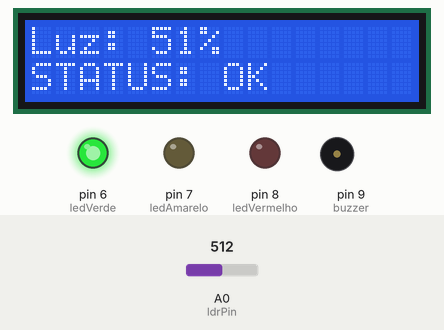
Recording of a sketch running on a simulated Arduino Uno, built with avr-gcc and run on an emulated ATmega328P. Shown: 16×2 character LCD, output pins drawn as LEDs (lit = HIGH), buzzer (waves = sounding). Inputs (shaded band) come from the test bench; at power-on: A0 (ldrPin) = 512. What the sketch prints to the serial monitor is not drawn.

Above: at 9.7 s.
9.8 s: A0 (ldrPin) set to 250
At 10.6 s:
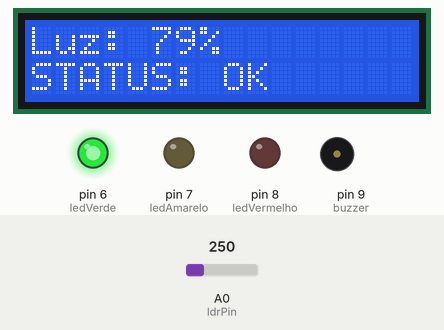
11.8 s: A0 (ldrPin) set to 229
At 12.5 s:
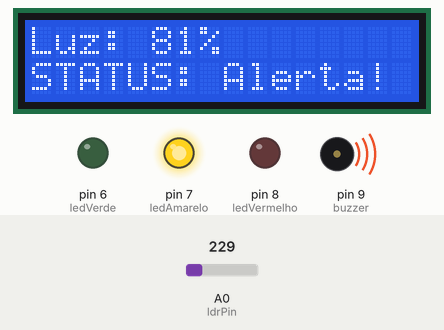
13.4 s: A0 (ldrPin) set to 160
At 16.1 s:
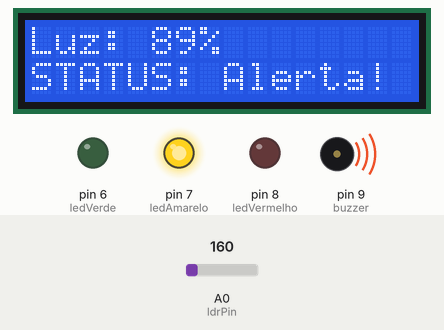
16.4 s: A0 (ldrPin) set to 134
At 19.3 s:
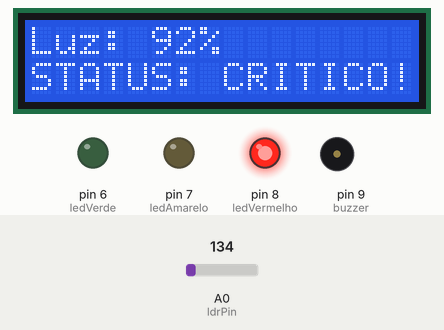
19.4 s: A0 (ldrPin) set to 511
At 20.0 s:
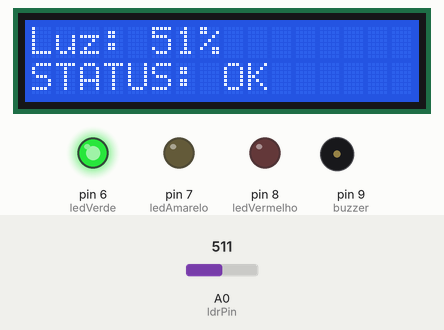
Timing chart, 0 to 22.0 s (numbered marks = the images above; inputs shaded):
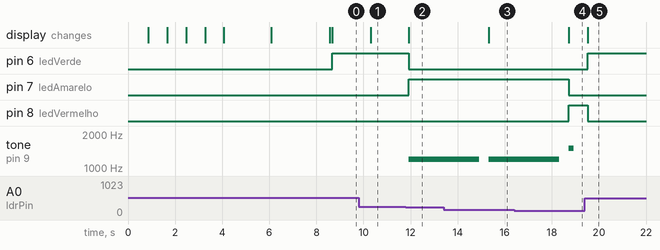

Measured:
- the behaviour switches between 238 and 237 on A0 (ldrPin) (found by bisection; images 1 and 2)
- the behaviour switches between 146 and 145 on A0 (ldrPin) (found by bisection; images 3 and 4)
- after the input at 9.8 s, the display: changes after 0.50 s (image 1)
- after the input at 11.8 s, pin 6 (ledVerde): HIGH → LOW after 0.12 s; pin 7 (ledAmarelo): LOW → HIGH after 0.12 s; tone on pin 9 (buzzer): silent → 1200 Hz after 0.12 s; the display: changes after 0.12 s (image 2)
- after the input at 13.4 s, the display: changes after 1.9 s (image 3)
- after the input at 16.4 s, pin 7 (ledAmarelo): HIGH → LOW after 2.3 s; pin 8 (ledVermelho): LOW → HIGH after 2.3 s; the display: changes after 2.3 s (image 4)
- after the input at 19.4 s, pin 6 (ledVerde): LOW → HIGH after 0.13 s; pin 8 (ledVermelho): HIGH → LOW after 0.13 s; tone on pin 9 (buzzer): stops changing and stays silent; the display: changes after 0.13 s (image 5)

The sketch:

Arduino.ino
```cpp
// Biblioteca para controlar o display LCD
#include <LiquidCrystal.h>

// Define os pinos do LCD: RS, Enable, D4, D5, D6, D7
LiquidCrystal lcd(12, 11, 10, 5, 4, 3, 2);

// Pino analógico onde o LDR está conectado
int ldrPin = A0;

// Pinos dos LEDs indicadores de status
int ledVerde = 6;    // LED verde: ambiente OK
int ledAmarelo = 7;  // LED amarelo: nível de alerta
int ledVermelho = 8; // LED vermelho: nível crítico

// Pino do buzzer para alertas sonoros
int buzzer = 9;

// Caractere personalizado: ícone de garrafa de vinho
byte garrafa[8] = {
  B00100,B00100,B01110,B01110,
  B01110,B01110,B01110,B00100
};

// Caractere personalizado: taça vazia
byte tacaVazia[8] = {
  B00000,B01010,B01010,B01010,
  B01010,B00100,B00100,B01010
};

// Caractere personalizado: vinho caindo (animação)
byte vinhoCaindo[8] = {
  B00100,B00100,B00100,B00100,
  B00100,B00100,B00100,B00100
};

// Caractere personalizado: taça com vinho pela metade
byte tacaMeio[8] = {
  B00000,B01110,B01010,B01010,
  B01010,B00100,B00100,B01010
};

// Caractere personalizado: taça cheia de vinho
byte tacaCheia[8] = {
  B00000,B01110,B01110,B01110,
  B01110,B00100,B00100,B01010
};

void setup()
{
  // Inicializa o LCD com 16 colunas e 2 linhas
  lcd.begin(16, 2);

  // Inicializa a comunicação serial para debug
  Serial.begin(9600);

  // Configura os pinos dos LEDs e buzzer como saída
  pinMode(ledVerde, OUTPUT);
  pinMode(ledAmarelo, OUTPUT);
  pinMode(ledVermelho, OUTPUT);
  pinMode(buzzer, OUTPUT);

  // Registra os caracteres personalizados na memória do LCD (slots 0 a 4)
  lcd.createChar(0, garrafa);
  lcd.createChar(1, tacaVazia);
  lcd.createChar(2, vinhoCaindo);
  lcd.createChar(3, tacaMeio);
  lcd.createChar(4, tacaCheia);

  // --- Animação de boas-vindas ---

  // Exibe o nome da vinheria
  lcd.setCursor(2, 0);
  lcd.print("Vinheria");

  // Mostra a garrafa ao lado do nome
  lcd.setCursor(7, 1);
  lcd.write(byte(0)); // garrafa
  delay(800);

  // Aparece a taça vazia ao lado da garrafa
  lcd.setCursor(8, 1);
  lcd.write(byte(1)); // taça vazia
  delay(800);

  // Animação do vinho caindo da garrafa para a taça
  lcd.setCursor(8, 0);
  lcd.write(byte(2)); // vinho caindo
  delay(800);

  // Taça com vinho pela metade
  lcd.setCursor(8, 1);
  lcd.write(byte(3)); // taça meio cheia
  delay(800);

  // Taça completamente cheia
  lcd.setCursor(8, 1);
  lcd.write(byte(4)); // taça cheia
  delay(800);

  // Limpa o caractere de vinho caindo
  lcd.setCursor(8, 0);
  lcd.print("i");
  delay(2000);

  // Limpa o LCD e exibe tela de carregamento
  lcd.clear();
  lcd.setCursor(0, 0);
  lcd.print("AGNELLO");
  lcd.setCursor(0, 1);
  lcd.print("Monitorando...");
  delay(2500);

  // Limpa o LCD para iniciar o monitoramento
  lcd.clear();
}

void loop()
{
  // Lê o valor bruto do LDR (0 a 1023)
  int valor = analogRead(ldrPin);
  delay(100); // Pequena pausa para estabilizar a leitura

  // Converte o valor bruto para porcentagem de luminosidade (0% a 100%)
  // 54 = valor no escuro total, 974 = valor com luz máxima (calibrado)
  int luz = map(valor, 54, 974, 100, 0);

  // Envia os valores para o Serial Monitor para debug
  Serial.print("Valor: ");
  Serial.print(valor);
  Serial.print(" | Luz: ");
  Serial.println(luz);

  // Atualiza a primeira linha do LCD com a porcentagem de luminosidade
  lcd.setCursor(0, 0);
  lcd.print("Luz: ");
  lcd.print(luz);
  lcd.print("%   "); // Espaços para apagar dígitos anteriores

  // --- Lógica de status por faixa de luminosidade ---

  if (luz <= 80) {
    // Luminosidade OK: acende LED verde, apaga os outros, silencia o buzzer
    digitalWrite(ledVerde, HIGH);
    digitalWrite(ledAmarelo, LOW);
    digitalWrite(ledVermelho, LOW);
    noTone(buzzer);
    lcd.setCursor(0, 1);
    lcd.print("STATUS: OK      ");
  }
  else if (luz <= 90) {
    // Nível de alerta: acende LED amarelo e dispara buzzer por 3 segundos
    digitalWrite(ledVerde, LOW);
    digitalWrite(ledAmarelo, HIGH);
    digitalWrite(ledVermelho, LOW);
    lcd.setCursor(0, 1);
    lcd.print("STATUS: Alerta! ");
    tone(buzzer, 1200);  // Toca o buzzer na frequência 1200Hz
    delay(3000);         // Mantém por 3 segundos conforme especificado
    noTone(buzzer);      // Para o buzzer
  }
  else {
    // Nível crítico: acende LED vermelho e buzzer intermitente
    digitalWrite(ledVerde, LOW);
    digitalWrite(ledAmarelo, LOW);
    digitalWrite(ledVermelho, HIGH);
    lcd.setCursor(0, 1);
    lcd.print("STATUS: CRITICO!");
    tone(buzzer, 1500);  // Toca na frequência 1500Hz (mais agudo que o alerta)
    delay(200);
    noTone(buzzer);
    delay(200);          // Pausa para efeito intermitente
  }

  delay(300); // Aguarda antes da próxima leitura
}
```
